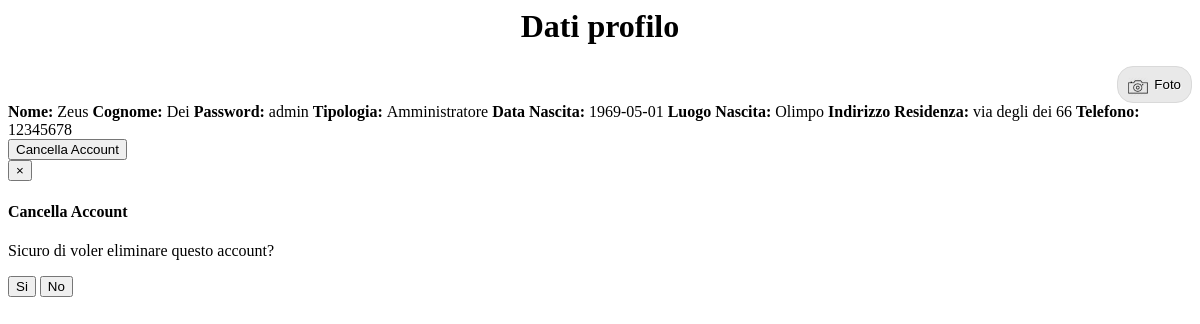
Page /pages/profilo.php (signed in) on the committed database.
### tables this page shows
CREATE TABLE IF NOT EXISTS Utente(

	Email VARCHAR(20) NOT NULL PRIMARY KEY,
	Nome VARCHAR(20) NOT NULL,
	Cognome VARCHAR(20) NOT NULL,
	password VARCHAR(20) NOT NULL,
	Tipologia ENUM('Amministratore','Premium','Semplice') DEFAULT 'Semplice',
	Data_Nascita DATE,
	Luogo_Nascita VARCHAR(20),
	Indirizzo_Residenza VARCHAR(40),
	Telefono VARCHAR(20),
	Foto VARCHAR(200)
	);

### class.user.php (called while the page is built, shortened)
<?php
class USER {
	private $conn;
	public function __construct() {
		$database = new Database();
		$db = $database -> dbConnection();
		$this -> conn = $db;
	}
	public function runQuery($sql) {
		$stmt = $this -> conn -> prepare($sql);
		return $stmt;
	}
}
?>

### pages/profilo.php (the view, shortened to what this page needs)
<?php
require_once ("../class.user.php");
$auth_user = new USER();
$umail = $_SESSION['user_email'];
$stmt = $auth_user -> runQuery("SELECT * FROM Utente WHERE Email=:umail");
$stmt -> execute(array(":umail" => $umail));
$userRow = $stmt -> fetch(PDO::FETCH_ASSOC);
?>
	<head>
		<link href="css/bootstrap-dialog.min.css" rel="stylesheet">
	</head>
	<body>
		<div >
			<div>
			<div align="left"><h1 align="center">Dati profilo</h1></div>
			<div align="right"><?php if($userRow['Foto']!=""):?><td class="col-md-3"><button type="button" data-toggle="modal2" class="Mostra" data-target="#myModal" id="<?php echo $userRow['Foto']; ?>">Foto</button></td>
     			                  <?php else: ?><td class="col-md-3" ><img src="./img/noButton.jpg"></td>
     						      <?php endif; ?></div>
			</div>
		 <div class="list-group">
  			<a  class="list-group-item"><b>Nome: </b><?php echo $userRow['Nome']; ?></a>
  			<a  class="list-group-item"><b>Cognome: </b><?php echo $userRow['Cognome']; ?></a>
  			<a  class="list-group-item"><b>Password: </b><?php echo $userRow['password']; ?></a>
  			<a  class="list-group-item"><b>Tipologia: </b><?php echo $userRow['Tipologia']; ?></a>
  			<a  class="list-group-item"><b>Data Nascita: </b><?php echo $userRow['Data_Nascita']; ?></a>
  			<a  class="list-group-item"><b>Luogo Nascita: </b><?php echo $userRow['Luogo_Nascita']; ?></a>
  			<a  class="list-group-item"><b>Indirizzo Residenza: </b><?php echo $userRow['Indirizzo_Residenza']; ?></a>
  			<a  class="list-group-item"><b>Telefono: </b><?php echo $userRow['Telefono']; ?></a>
		 </div>
		 <button type="button" class="btn btn-info btn-lg" data-toggle="modal" data-target="#myModal2">Cancella Account</button>
		 </div>
		 <div class="modal fade" id="myModal" role="dialog">
         <div class="modal-dialog modal-sm">
         <div class="modal-content">
         <div class="modal-header">
            <button type="button" class="close" data-dismiss="modal">&times;</button>
            <h4 class="modal-title">Cancella Account</h4>
        </div>
        <div class="modal-body">
          <p>Sicuro di voler eliminare questo account?</p>
        </div>
        <div class="modal-footer">
          <button align="left" type="button"  id="<?php echo $_SESSION['user_email']; ?>" class="btn btn-primary pull-left Rimuovi">Si</button>
          <button type="button" class="btn btn-primary" data-dismiss="modal">No</button>
        </div>
      </div>
    </div>
  </div>
</body>

### pages/profilo.php (style rules this page uses)
.Mostra { padding: 10px 10px 10px 36px; font-family: "Trebuchet MS", Arial, Verdana; background: #e9e9e9 url(./img/foto.png) 10px 10px no-repeat; border-radius: 16px; border: 1px solid #d9d9d9; text-shadow: 1px 1px #fff; }

### rows in the picture
utente: Nome "Zeus", Cognome "Dei", password "admin", Tipologia "Amministratore", Data_Nascita "1969-05-01", Luogo_Nascita "Olimpo", Indirizzo_Residenza "via degli dei 66", Telefono "12345678"
